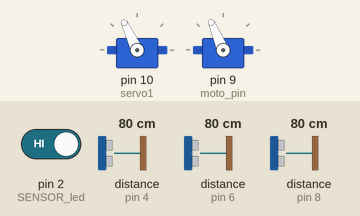
Recording of a sketch running on a simulated Arduino Uno, built with avr-gcc and run on an emulated ATmega328P. Shown: 2 × servo. Wiring (inferred from the names in the program): 3 × ultrasonic range finder: trigger pin 3, echo pin 4 / trigger pin 5, echo pin 6 / trigger pin 7, echo pin 8. The test bench sets the inputs (shaded band); at power-on: distance to the obstacle (sensors on pin 4, pin 8, pin 6) 80 cm, pin 2 (SENSOR_led) HIGH. The echo pulse lasts 58.3 µs per cm.

Above: at 1.5 s.
1.6 s: distance to the obstacle (sensor on pin 4) set to 2 cm
At 2.6 s:
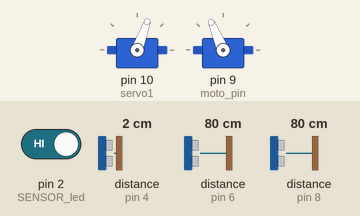
3.1 s: distance to the obstacle (sensor on pin 8) set to 12 cm
4.6 s: distance to the obstacle (sensor on pin 8) set to 9 cm
At 5.3 s:
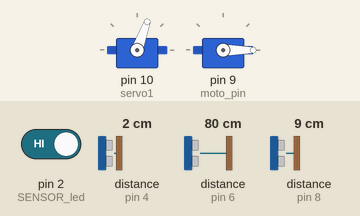
7.6 s: distance to the obstacle (sensor on pin 8) set to 18 cm
At 8.8 s:
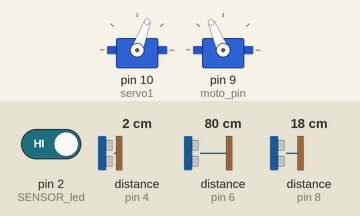
9.1 s: distance to the obstacle (sensor on pin 4) set to 120 cm
At 9.9 s:
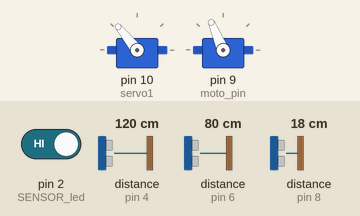
Timing chart, 0 to 11.6 s (numbered marks = the images above; inputs shaded):
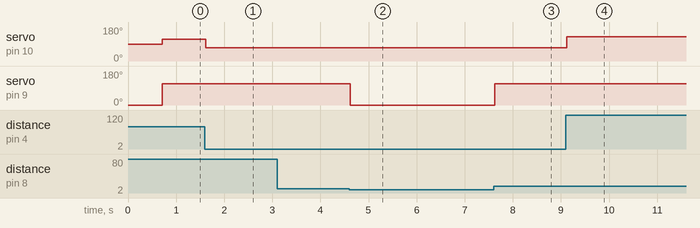

The sketch:

egor_slava_rab_kod.ino
```cpp
#include <Servo.h>
Servo servo1;
Servo motor;

const int SENSOR_led=2;
volatile int state = LOW;
int a[6];
int i=0;
int h;

int moto_pin = 9;    //Подключаем левый мотор к пину 7
int js_position = 1500;  //Начальная позиция, всегда 1.5 мс для регуляторов бесколлекторных двигателей
int max_position = 2300; //Максимальное значение ШИМ 2.3 мс
int min_position = 800;  //Минимальное значени ШИМ 0.8 мс
int start = 1;  //Флаг задержки запуска

const int trigPin_F = 7;
const int echoPin_F = 8;
const int trigPin_L = 5;
const int echoPin_L = 6;
const int trigPin_R = 3;
const int echoPin_R = 4;

long duration, duration_F, duration_L, duration_R,distance_F;
int distance_L, distance_R;

void sonic_L()
{
  digitalWrite(trigPin_L, LOW);
  delayMicroseconds(2);
  digitalWrite(trigPin_L, HIGH);
  delayMicroseconds(10);
  digitalWrite(trigPin_L, LOW);
  duration_L = pulseIn(echoPin_L, HIGH);
}
void sonic_R()
{
  digitalWrite(trigPin_R, LOW);
  delayMicroseconds(2);
  digitalWrite(trigPin_R, HIGH);
  delayMicroseconds(10);
  digitalWrite(trigPin_R, LOW);
  duration_R = pulseIn(echoPin_R, HIGH);

}

void sonic_F()
{
  digitalWrite(trigPin_F, LOW);
  delayMicroseconds(2);
  digitalWrite(trigPin_F, HIGH);
  delayMicroseconds(10);
  digitalWrite(trigPin_F, LOW);
  duration_F = pulseIn(echoPin_F, HIGH);

}

void motor_stop()
{
  state = !state;
  int sign_int = digitalRead(SENSOR_led);
  Serial.println(!sign_int,'\n');
  if(!sign_int==1)
  {
  a[i]=!sign_int;
  i++;
  }
  for (int i = 0; i < 6; i++)
  {
 Serial.print(a[i]); // печатаем каждый из 5 элементов массива
}
Serial.print('\n');
h = a[0]+a[1]+a[2]+a[3]+a[4]+a[5];
Serial.print(h);
Serial.print('\n');
if(i == 6)
{
  memset(a, 0, 12); // обнуляем массив
  i = 0;
  }
}
void dist()
  {
    sonic_F();
    sonic_L();
    sonic_R();
    distance_F = duration_F/58;
    distance_L = duration_L/58;
    distance_R = duration_R/58;

  }
void setup()
{
  Serial.begin (9600);
 /* pinMode(trigPin_F, OUTPUT);
  pinMode(echoPin_F, INPUT);
  */
  pinMode(trigPin_L, OUTPUT);
  pinMode(echoPin_L, INPUT);
  pinMode(trigPin_R, OUTPUT);
  pinMode(echoPin_R, INPUT);
  pinMode(trigPin_F, OUTPUT);
  pinMode(echoPin_F, INPUT);
  servo1.attach(10);

  motor.attach(moto_pin, js_position, max_position);
  attachInterrupt(0, motor_stop, CHANGE);
  }

void loop()
{

    if(start == 1) {
    motor.write(js_position);
    delay(700);
    start = 0;
  }

if (h==3){
  js_position = 0;
  motor.write(js_position);
}
else {
  dist();
  switch(distance_F)
  {
    case 0 ... 9:
      js_position = 0;
      motor.write(js_position);
      break;
    case 10 ... 4000:
  js_position = 2000;//1550 - нестабильно , 1580- нормально
  motor.write(js_position);
  if (distance_L==distance_R)//distance=0, если машина ровно по середине
  {
   servo1.write(115); //Положение колёс прямо
  }
  else if (distance_L<distance_R)//Отрицательное значение distance будет, если
  //машина ближе к левой стене.
  //поворачиваем вправо
  {
    servo1.write(129);
  }
  else
  {
    //оставшийся, неучтённый вариант,
    //когда distance является
    //положительным числом.
    //Значит приблизились к правой стене.
    //Поворачиваем влево
    servo1.write(70);

  }
  break;
  }

  delay(10);
}
}
```

Measured:
- the behaviour switches between 11 and 10 cm on distance to the obstacle (sensor on pin 8) (found by bisection; images 1 and 2)
- after the input at 1.6 s, servo on pin 10 (servo1): 115° → 70° at once
- after the input at 3.1 s, every drawn part: stays the same
- after the input at 4.6 s, servo on pin 9 (moto_pin): 113° → 0° at once
- after the input at 7.6 s, servo on pin 9 (moto_pin): 0° → 113° at once
- after the input at 9.1 s, servo on pin 10 (servo1): 70° → 129° at once
